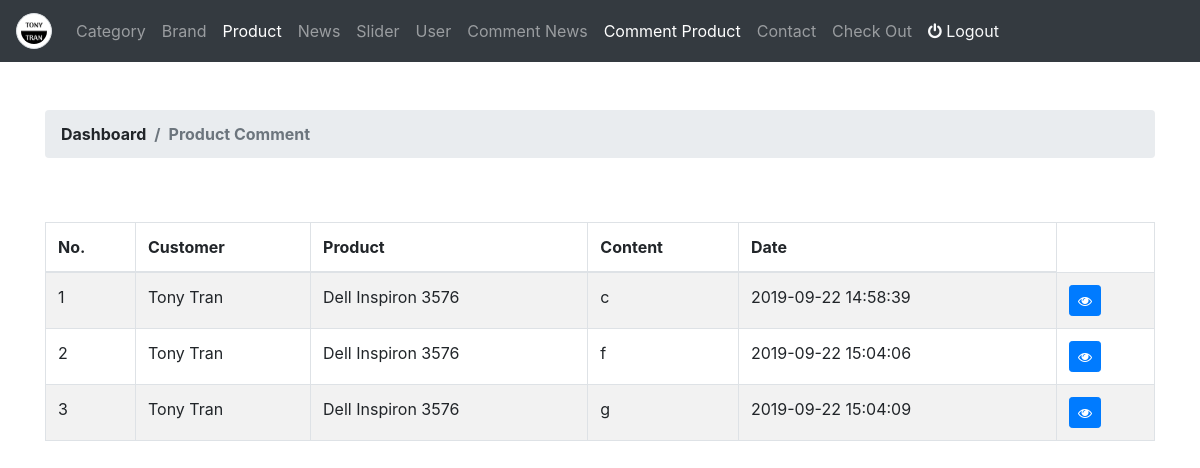
/admin/product-comment/index (signed in), run on the app's committed database.
### tables this page shows
CREATE TABLE `product_comments` (
  `id` int(10) UNSIGNED NOT NULL,
  `customer_id` int(10) UNSIGNED NOT NULL,
  `product_id` int(10) UNSIGNED NOT NULL,
  `content` text NOT NULL,
  `create_at` timestamp NOT NULL DEFAULT CURRENT_TIMESTAMP
);

CREATE TABLE `customers` (
  `id` int(11) UNSIGNED NOT NULL,
  `user_id` int(11) UNSIGNED NOT NULL,
  `name` varchar(255) NOT NULL,
  `address` text NOT NULL,
  `phone` varchar(255) NOT NULL,
  `create_at` timestamp NOT NULL DEFAULT CURRENT_TIMESTAMP,
  `update_at` timestamp NULL DEFAULT NULL ON UPDATE CURRENT_TIMESTAMP
);

CREATE TABLE `products` (
  `id` int(10) UNSIGNED NOT NULL,
  `category_id` int(10) UNSIGNED NOT NULL,
  `brand_id` int(10) UNSIGNED NOT NULL,
  `name` varchar(255) NOT NULL,
  `slug` varchar(255) NOT NULL,
  `description` varchar(255) NOT NULL,
  `content` text NOT NULL,
  `quantity` int(11) NOT NULL,
  `price` decimal(10,0) NOT NULL,
  `discount_status` tinyint(1) NOT NULL DEFAULT '0',
  `discount_price` decimal(10,0) NOT NULL,
  `thumbnail` text NOT NULL,
  `featured` tinyint(1) NOT NULL DEFAULT '0',
  `star` float NOT NULL DEFAULT '5',
  `create_at` timestamp NOT NULL DEFAULT CURRENT_TIMESTAMP,
  `update_at` timestamp NULL DEFAULT NULL ON UPDATE CURRENT_TIMESTAMP
);

### controllers/ProductCommentController.php (called while the page is built, shortened)
<?php
class ProductCommentController
{
	private $product_comment;
	private $product;
	private $customer;
	public function __construct()
	{
		$this->product_comment = new ProductComment();
		$this->product = new Product();
		$this->customer = new Customer();
	}
	public function index()
    {
    	$product_comment = $this->product_comment->all();
    	$product = $this->product->all();
    	$customer = $this->customer->all();
    	require_once '../views/admin/header.php';
 		require_once '../views/admin/product-comment/list.php';
 		require_once '../views/admin/footer.php';
    }
}
?>

### models/Connection.php (called while the page is built, shortened)
<?php
class Connection
{
	public function __construct()
	{
		$this->connect = $this->connect();
	}
	private function connect()
	{
		$servername = "localhost";
		$dbname = "ecommerce_php";
		$username = "root";
		$password = "";
		try {
			$connect = new PDO("mysql:host=$servername; dbname=$dbname", $username, $password);
			$connect->setAttribute(PDO::ATTR_ERRMODE, PDO::ERRMODE_EXCEPTION);
		} catch (Exception $e) {
			echo $e->getMessage();
		}
		return $connect;
	}
}
?>

### models/Model.php (called while the page is built, shortened)
<?php
require_once 'Connection.php';
class Model extends Connection
{
	protected $table;
	public function all()
	{
		$data = array();
		$query = "SELECT * FROM ".$this->table;
		$stmt = $this->connect->prepare($query);
		if($stmt->execute())
		{
			$result = $stmt->fetchAll();
			foreach ($result as $row) {
				$data[] = $row;
			}
			return $data;
		}
		return false;
	}
}
?>

### views/admin/product-comment/list.php (the view, shortened to what this page needs)
<div class="container">
    <div class="row mt-5 font-weight-bolder">
        <div class="col-12">
            <nav aria-label="breadcrumb">
                <ol class="breadcrumb">
                    <li class="breadcrumb-item">Dashboard</li>
                    <li class="breadcrumb-item active" aria-current="page">Product Comment</li>
                </ol>
            </nav>
        </div>
    </div>
    <div class="row mt-5">
        <div class="col-12">
             <table class="table table-striped table-bordered">
                <thead>
                    <tr>
                        <th>No.</th>
                        <th>Customer</th>
                        <th class="w-25">Product</th>
                        <th>Content</th>
                        <th>Date</th>
                    </tr>
                </thead>
                <tbody>
                    <?php
                    if(count($product_comment) > 0)
                        {
                        $index = 0;
                        foreach ($product_comment as $prc) {
                            $index++;
                    ?>
                    <tr>
                        <td><?= $index ?></td>
                        <td>
                        <?php
                        foreach ($customer as $cus) {
                            if($cus['id'] == $prc['customer_id'])
                            {
                                if($cus['name'] == '')
                                {
                                    echo 'Anonymous';
                                }
                                else
                                {
                                    echo $cus['name'];
                                }
                            }
                        }
                        ?>
                        </td>
                        <td>
                        <?php
                        foreach ($product as $pro) {
                            if($pro['id'] == $prc['product_id'])
                            {
                                $slug = $pro['slug'];
                                if($pro['name'] == '')
                                {
                                    echo 'Anonymous';
                                }
                                else
                                {
                                    echo $pro['name'];
                                }
                            }
                        }
                        ?>
                        </td>
                        <td><?= $prc['content'] ?></td>
                        <td><?= $prc['create_at'] ?></td>
                        <td>
                            <button class="btn btn-primary btn-sm view-product" data-id="<?= $prc['product_id'] ?>" data-slug="<?= $slug ?>" data-toggle="modal" data-target="#view"><span><i class="fa fa-eye"></i></span></button>
                        </td>
                    </tr>
                    <?php
                        }
                    }
                    else
                    {
                    ?>
                    <tr>
                        <td>Not Data</td>
                    </tr>
                    <?php
                    }
                    ?>
                </tbody>
            </table>
        </div>
    </div>
</div>

### data on the page
product_comments: content "c", create_at "2019-09-22 14:58:39"
customers: name "Tony Tran"
products: name "Dell Inspiron 3576"
product_comments: content "f", create_at "2019-09-22 15:04:06"
product_comments: content "g", create_at "2019-09-22 15:04:09"
